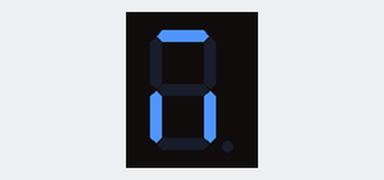
A sketch run on a simulated Arduino Uno, built with avr-gcc and run on an emulated ATmega328P. Shown: 1-digit seven-segment display. Wiring (inferred from the names in the program): 1-digit 7-segment display, segments lit when HIGH: segments pin 5, pin 6, pin 7, pin 8, pin 9, pin 10, pin 11. The segment pins are drawn as the display they are named for.

Above: at 0.1 s.
At 1.1 s:
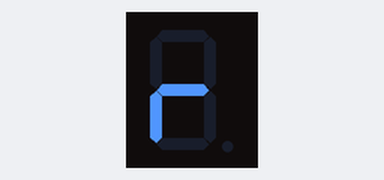
At 1.6 s:
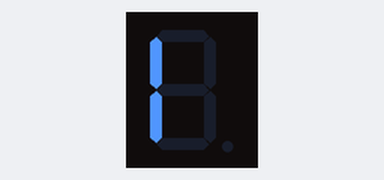
At 2.1 s:
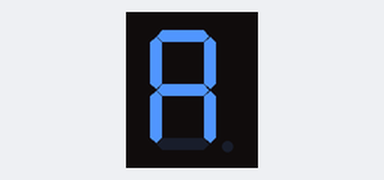

Measured:
- what the display in image 1 shows lasts 0.5 s, from 1.0 s to 1.5 s

The sketch:

D-Ex1-Maria.ino
```cpp
/****************************************************************
**                                                             **
**                          TÍTOL:                             **
**                                                             **
**                                                             **
**  NOM: Maria de Haro Luna                    DATA: 07/03/2023**
****************************************************************/
//************************ INCLUDE ******************************


//*********************** VARIABLES *****************************
const byte segA = 5;          // donar nom al pin 5 de l’Arduino
const byte segB = 6;
const byte segC = 7;
const byte segD = 8;
const byte segE = 9;
const byte segF = 10;
const byte segG = 11;
int t= 500;
//************************* SETUP *******************************
void setup() {              // configura el final de la salida
 pinMode(segA, OUTPUT);
 pinMode(segB, OUTPUT);
 pinMode(segC, OUTPUT);
 pinMode(segD, OUTPUT);
 pinMode(segE, OUTPUT);
 pinMode(segF, OUTPUT);
 pinMode(segG, OUTPUT);

 digitalWrite(segA, HIGH);  //M
 digitalWrite(segB, LOW);
 digitalWrite(segC, HIGH);
 digitalWrite(segD, LOW);
 digitalWrite(segE, HIGH);
 digitalWrite(segF, LOW);
 digitalWrite(segG, LOW);

 delay(t);
 a();


 delay(t);

 digitalWrite(segA, LOW);   //R
 digitalWrite(segB, LOW);
 digitalWrite(segC, LOW);
 digitalWrite(segD, LOW);
 digitalWrite(segE, HIGH);
 digitalWrite(segF, LOW);
 digitalWrite(segG, HIGH);

 delay(t);

 digitalWrite(segA, LOW);   //I
 digitalWrite(segB, LOW);
 digitalWrite(segC, LOW);
 digitalWrite(segD, LOW);
 digitalWrite(segE, HIGH);
 digitalWrite(segF, HIGH);
 digitalWrite(segG, LOW);

 delay(t);

 a();

 delay(t);

 digitalWrite(segA, LOW);   //R
 digitalWrite(segB, LOW);
 digitalWrite(segC, LOW);
 digitalWrite(segD, LOW);
 digitalWrite(segE, LOW);
 digitalWrite(segF, LOW);
 digitalWrite(segG, LOW);
 }
//************************* LOOP ********************************
void loop() {               // inicia el bucle del programa


}
//************************** FUNCTIONS **************************

void a()
{
 digitalWrite(segA, HIGH);   //A
 digitalWrite(segB, HIGH);
 digitalWrite(segC, HIGH);
 digitalWrite(segD, LOW);
 digitalWrite(segE, HIGH);
 digitalWrite(segF, HIGH);
 digitalWrite(segG, HIGH);
}
```
